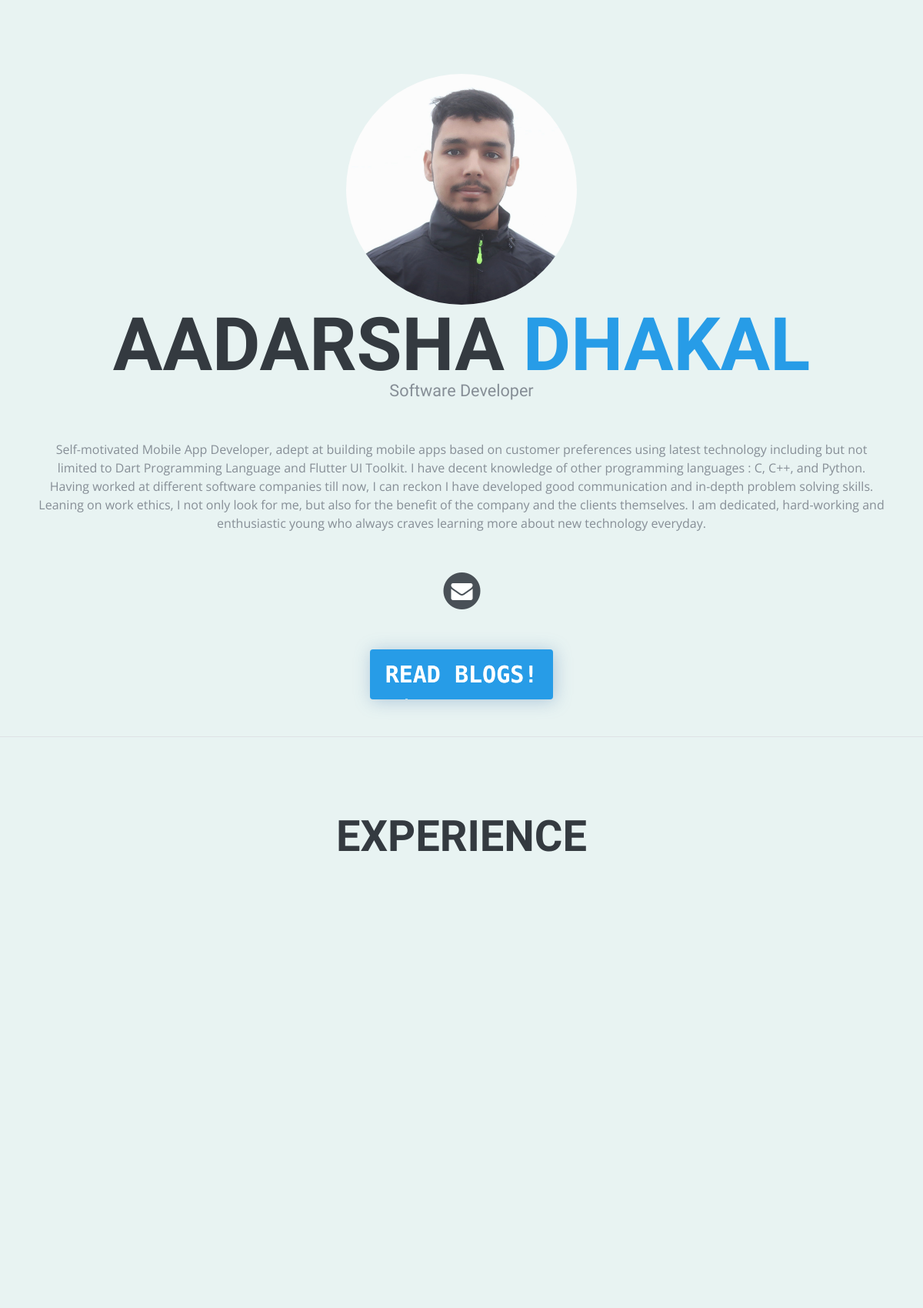
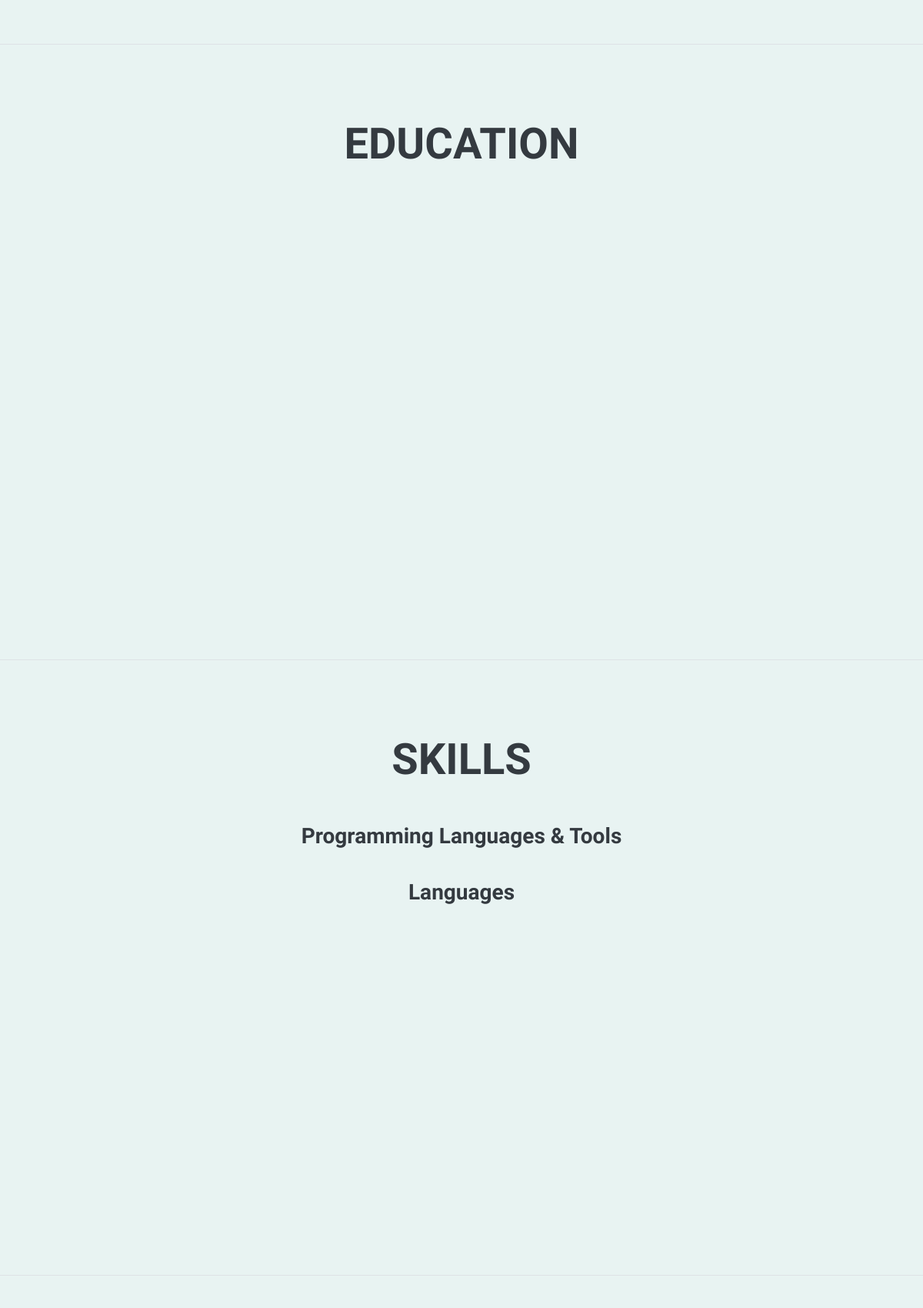
The page / (upper part) on the database its author committed (2 pictures, top to bottom).
### resume/models.py (models this page shows, shortened)
class PersonalInfo(models.Model):
    first_name = models.CharField(max_length=255)
    middle_name = models.CharField(max_length=255, blank=True)
    last_name = models.CharField(max_length=255)
    suffix = models.CharField(max_length=255, blank=True, help_text="e.g. PhD")
    locality = models.CharField(max_length=255, help_text="e.g. city such as Boston")
    region = models.CharField(max_length=255, help_text="e.g. MA or Italy",blank=True)
    title = models.CharField(max_length=255, help_text="e.g. Developer",blank=True)
    email = models.EmailField(blank=True)
    linkedin = models.URLField(blank=True)
    facebook = models.URLField(blank=True)
    github = models.URLField(blank=True)
    site = models.URLField(blank=True)
    twittername = models.CharField(max_length=100, blank=True)
    image = models.ImageField(upload_to='static/resume/img/',blank=True)
    cv_pdf = models.FileField(upload_to='static/resume/img/', blank=True, help_text='Downloadable resume file')
    class Meta:
        verbose_name_plural = "01. Personal Info"

class Overview(models.Model):
    text = models.TextField()
    class Meta:
        verbose_name_plural = "02. Overview"

### resume/views.py (the view)
# urls.py: url(r'^$', views.index, name='index'),
def index(request):
    site_name = RequestSite(request).domain
    personal_info = PersonalInfo.objects.all()[:1]
    overview = Overview.objects.all()[:1]
    education = Education.objects.all()
    jobaccomplishment = JobAccomplishment.objects.all()
    job_list = Job.objects.all()
    skillset = Skillset.objects.all()
    progarea = ProgrammingArea.objects.all()
    proglan = ProgrammingLanguage.objects.all()
    language = Language.objects.all()
    projtype = ProjectType.objects.all()
    project = Project.objects.all()
    achievement = Achievement.objects.all()
    publication = Publication.objects.all()
    return render(request, 'resume/resume.html', {
        'site_name': site_name,
        'personal_info': personal_info,
        'overview' : overview,
        'education' : education,
        'language' : language,
        'job_list' : job_list,
        'skillset' : skillset,
        'progarea' : progarea,
        'proglan' : proglan,
        'projtype' : projtype,
        'project' : project,
        'achievement' : achievement,
        'publication' : publication,
    })

### resume/templates/resume/resume.html (shortened to what this page needs)
{% extends "resume/base.html" %}
{% load static %}
{% block content %}
{% with personal_info|first as pinfo %}
<div class="container-fluid p-0 text-center w-100">
  <section class="resume-section p-3 p-lg-5" id="about">
      <div class="my-auto ">
        {% if pinfo.image %}
      <img class="img-fluid img-profile rounded-circle mx-auto mb-2" style="width:300px; height:300px; object-fit:cover;" src="{{ pinfo.image.url }}" alt="">
    {% endif %}
        <h1 class="mb-0">{{ pinfo.first_name }} {{ pinfo.middle_name }}
        </h1>
        <div class="subheading mb-5">{{pinfo.title}}
        </div>
        {% with overview|first as overview %}
        <p class="mb-5">{{ overview.text|safe }}</p>
        {% endwith %}
        <ul class="list-inline list-social-icons mb-5">
          {% if pinfo.email %}
          <li class="list-inline-item">
            <a href="mailto:{{pinfo.email}}" target="_blank" title="Send me an email">
              <span class="fa-stack fa-lg">
                <i class="fa fa-circle fa-stack-2x"></i>
                <i class="fa fa-envelope fa-stack-1x fa-inverse"></i>
              </span>
            </a>
          </li>
          {% endif %}
        </ul>
        <a href="https://blog.aadarshadhakal.com.np/" target="_blank"><button class="gotoblog" style="--content: 'Read Blogs!';">
          <div class="left"></div>
            Read Blogs!
          <div class="right"></div>
        </button>
      </a>
      </div>
  </section>
  <section class="resume-section p-3 p-lg-5 d-flex flex-column" id="experience">
    <div class="my-auto">
      <h2 class="mb-5">Experience</h2>
    </div>
  </section>
  <section class="resume-section p-3 p-lg-5 d-flex flex-column" id="education">
    <div class="my-auto">
      <h2 class="mb-5">Education</h2>
    </div>
  </section>
  <section class="resume-section p-3 p-lg-5 d-flex flex-column" id="skills">
    <div class="my-auto">
      <h2 class="mb-5">Skills</h2>
      <div class="subheading mb-3">
        <h3 class="mb-0">Programming Languages &amp; Tools</h3>
      </div>
      <br>
      <div class="subheading mb-3">
        <h3 class="mb-0">Languages</h3>
      </div>
    </div>
  </section>
  <section class="resume-section p-3 p-lg-5 d-flex flex-column" id="achievements">
  </section>
</div>
{% endwith %}
{% endblock %}

### resume/templates/resume/base.html (shortened to what this page needs)
<!DOCTYPE html>
<html lang="en">
{% load static %}
  <head>
    <link href="{% static 'resume/vendor/bootstrap/css/bootstrap.min.css' %}" rel="stylesheet">
    <link href="{% static 'resume/vendor/font-awesome/css/font-awesome.min.css' %}" rel="stylesheet">
    <link href="{% static 'resume/vendor/devicons/css/devicons.min.css' %}" rel="stylesheet">
    <link href="{% static 'resume/vendor/simple-line-icons/css/simple-line-icons.css' %}" rel="stylesheet">
    <link href="{% static 'resume/css/resume.css' %}" rel="stylesheet">
    <link href="{% static 'resume/css/resume-overrides.css' %}" rel="stylesheet">
    <link href="{% static 'resume/css/nav.css' %}" rel="stylesheet">
  </head>
  <body id="page-top">
    {% block content %}
    {% endblock %}
  </body>
</html>

### resume/static/resume/css/resume.css (style rules this page uses)
body { font-family: 'Open Sans', serif; padding-top: 54px; color: #868e96; }
@media (min-width: 992px) { body { padding-top: 0; } }
h1, h2, h3, h4, h5, h6 { font-family: 'Saira Extra Condensed', serif; font-weight: 700; text-transform: uppercase; color: #343a40; }
h1 { font-size: 6rem; line-height: 5.5rem; }
h2 { font-size: 3.5rem; }
.subheading { text-transform: uppercase; font-weight: 500; font-family: 'Saira Extra Condensed', serif; font-size: 1.35rem; }
.list-social-icons a { color: #495057; }
.list-social-icons a .fa-lg { font-size: 1.75rem; }
section.resume-section { border-bottom: 1px solid #dee2e6; padding-top: 5rem !important; padding-bottom: 5rem !important; }
@media (min-width: 768px) { section.resume-section { min-height: 100vh; } }
@media (min-width: 992px) { section.resume-section { padding-top: 3rem !important; padding-bottom: 3rem !important; } }
a { color: #BD5D38; }

### resume/static/resume/css/resume-overrides.css (style rules this page uses)
body { background-color: #e8f3f2; }
.subheading { text-transform: none; }
.subheading { text-transform:none;font-weight:500;font-family:'Saira Extra Condensed',serif;font-size:1.35rem }
a { color:rgb(39, 156, 231); }
.primary { color:rgb(39, 156, 231); }
h1, h2, h3, h4, h5, h6 { font-family: 'Saira Extra Condensed',serif; font-weight: 700; text-transform: none; color: #343a40; }
h1, h2 { text-transform: uppercase; }
.mt-auto, .my-auto { margin-top: 3rem !important; }
.resume-section ul { padding-left: 40px; margin-left: 0; }
.resume-section ul.list-inline { padding-left: 1px; }

### resume/static/resume/css/nav.css (style rules this page uses)
:root { --text-color: white; --shadow-color: hsla(210, 40%, 52%, .4); --btn-color: rgb(39, 156, 231); --bg-color: #141218; }
.gotoblog { position:relative; padding: 10px 20px; border: none; background: none; cursor: pointer; font-family: "Source Code Pro"; font-weight: 900; text-transform: uppercase; font-size: 30px; color: var(--text-color); background-color: var(--btn-color); box-shadow: var(--shadow-color) 2px 2px 22px; border-radius: 4px; z-index: 0; overflow: hidden; }
.right::after, .gotoblog::after { content: var(--content); display: block; position: absolute; white-space: nowrap; padding: 40px 40px; pointer-events:none; }
.gotoblog::after { font-weight: 200; top: -30px; left: -20px; }
.right, .left { position: absolute; width: 100%; height: 100%; top: 0; }
.right { left: 66%; }
.left { right: 66%; }
.right::after { top: -30px; left: calc(-66% - 20px); background-color: var(--bg-color); color:transparent; transition: transform .4s ease-out; transform: translate(0, -90%) rotate(0deg) }
.gotoblog::before { content: ''; pointer-events: none; opacity: .6; background: radial-gradient(circle at 20% 35%, transparent 0, transparent 2px, var(--text-color) 3px, var(--text-color) 4px, transparent 4px), radial-gradient(circle at 75% 44%, transparent 0, transparent 2px, var(--text-color) 3px, var(--text-color) 4px, transparent 4px), radial-gradient(circle at 46% 52%, transparent 0, transparent 4px, var(--text-color) 5px, var(--text-color) 6px, transparent 6px); width: 100%; height: 300%; top: 0; left: 0; position: absolute; animation: bubbles 5s linear infinite both; }

### rows shown on the page
PersonalInfo: image (picture), first_name "AADARSHA", last_name+suffix "DHAKAL", title "Software Developer"
Overview: text "Self-motivated Mobile App Developer, adept at building mobile apps based on customer preferences using latest technology including but not limited to Dart Programming Language and Flutter UI Toolkit. I have decent knowledge of other programming languages : C, C++, and Python. Having worked at different software companies till now, I can reckon I have developed good communication and in-depth problem solving skills. Leaning on work ethics, I not only look for me, but also for the benefit of the company and the clients themselves. I am dedicated, hard-working and enthusiastic young who always craves learning more about new technology everyday."
